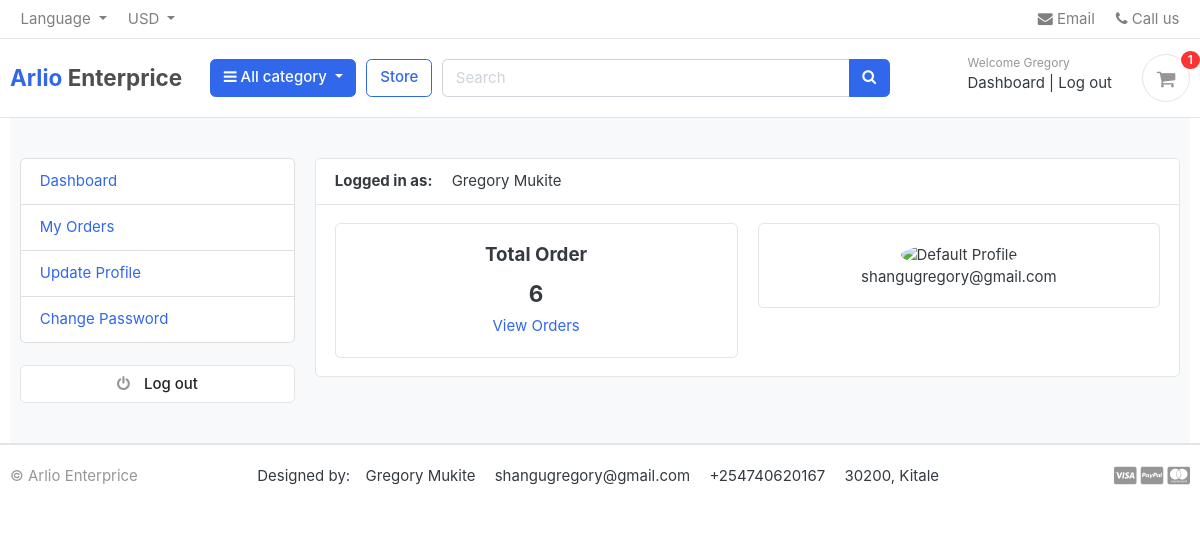
The page /account/dashboard/ (signed in) on the database as committed earlier.
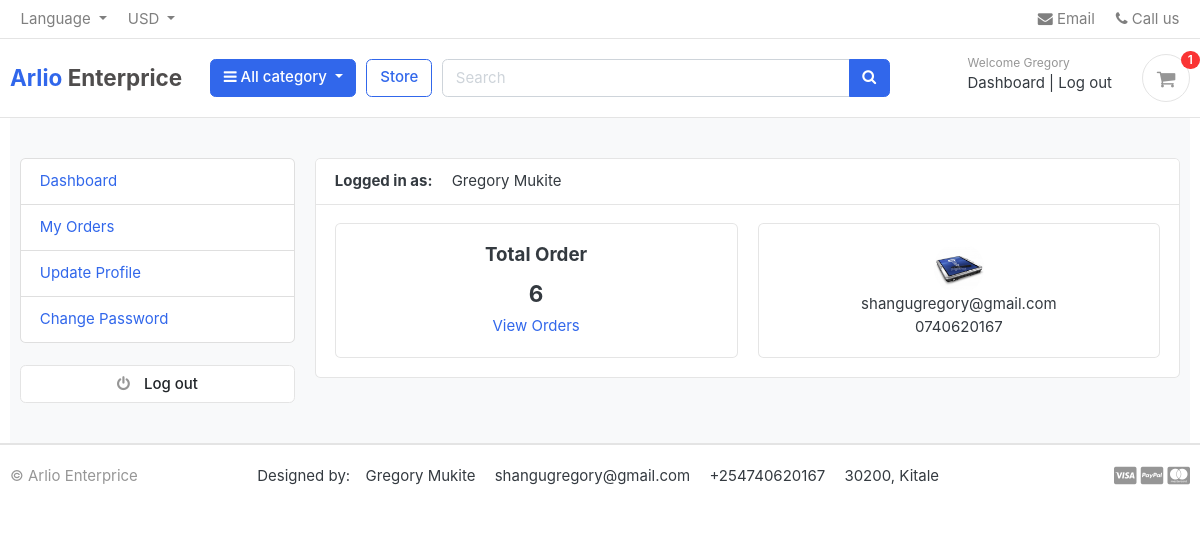
The same page on the database as committed later.
### accounts/models.py (models this page shows, shortened)
class Account(AbstractBaseUser):
    first_name = models.CharField(max_length =  50)
    last_name = models.CharField(max_length =  50)
    username = models.CharField(max_length =  50, unique=True)
    email = models.EmailField(max_length =  250, unique = True)
    phone_number = models.CharField(max_length =  50)
    date_joined = models.DateTimeField(auto_now_add = True, null = True)
    last_login = models.DateTimeField(auto_now=True, null = True)
    is_admin = models.BooleanField(default= False)
    is_staff = models.BooleanField(default= False)
    is_active = models.BooleanField(default= False)
    is_super_admin = models.BooleanField(default= False)
    def full_name(self):
        return f'{self.first_name} {self.last_name}'
    USERNAME_FIELD = "email"
    REQUIRED_FIELDS = ["username", "first_name", "last_name"]
    objects = MyAccountManager()

class UserProfile(models.Model):
    user = models.OneToOneField(Account, on_delete= models.CASCADE)
    address_line1 = models.CharField(blank= True, max_length=100)
    address_line2 = models.CharField(blank=True, max_length=100)
    profile_picture = models.ImageField(blank=True, upload_to='userprofile')
    city = models.CharField(blank=True, max_length=100)
    state = models.CharField(blank=True, max_length=100)
    country = models.CharField(blank=True, max_length=100)

### accounts/views.py (the view)
# urls.py: path('dashboard/', views.Dashboard, name='dashboard'),
@login_required(login_url='login')
def Dashboard(request):
    orders = Order.objects.order_by('-created_at').filter(user_id = request.user.id, is_ordered = True)
    orders_count = orders.count()
    userprofile, created = UserProfile.objects.get_or_create(user_id = request.user.id)
    context = {
        'orders_count':orders_count,
        'userprofile': userprofile
    }
    return render(request, 'accounts/dashboard.html', context)

### carts/context_processor.py (called while the page is built)
def counter(request):
    cart_count = 0
    if 'admin' in request.path:
        return {}
    else:
        try:
            cart = Cart.objects.filter(cart_id = _cart_id(request))
            if request.user.is_authenticated:
                cart_items = CartItem.objects.all().filter(user = request.user)
            else:
                cart_items = CartItem.objects.all().filter(cart = cart[:1])
            for cart_item in cart_items:
                cart_count = cart_count + cart_item.quantity
        except ObjectDoesNotExist:
            cart_item = 0
    return dict(cart_count=cart_count)

### carts/views.py (called while the page is built)
def _cart_id(request):
    cart = request.session.session_key
    if not cart:
        cart = request.session.create()
    return cart

### category/context_processors.py (called while the page is built)
def menu_links(request):
    links = Category.objects.all()
    return dict(links=links)

### category/models.py (called while the page is built)
    def geturl(self):
        return reverse('products_by_category', args =  [self.slug])

### estore/templates/accounts/dashboard.html (shortened to what this page needs)
{% extends 'home/base.html' %}
{% load static%}
{% block content %}
<section class="section-conten padding-y bg">
<div class="container">
	<div class="row">
	{% include 'includes/dashboard_sidebar.html' %}
	<main class="col-md-9">
		<article class="card">
		<header class="card-header">
			<strong class="d-inline-block mr-3">Logged in  as:</strong>
			<span>{{ user.full_name }}</span>
		</header>
		<div class="card-body">
			<div class="row">
				<div class="col-md-6">
					<div class="card" style="text-align:center">
						<div class="card-body">
							<h5 class="card-title"> Total Order</h5>
							<h4> {{orders_count}}</h4>
							<a href="{% url 'my_orders' %}">View Orders</a>
						</div>
					</div>
				</div>
				<div class="col-md-6">
					<div class="card" style="text-align:center">
						<div class="card-body">
							{% if userprofile.profile_picture %}
								<img src="{{ userprofile.profile_picture.url }}" width="50" height="50" style="border-radius: 50%" alt="User Profile">
							{% else %}
								<img src="https://www.w3schools.com/howto/img_avatar.png" width="50" height="50" style="border-radius: 50%" alt="Default Profile">
							{% endif %}
							<p class="mb-0">{{user.email}}</p>
							<p>{{user.phone_number}}</p>
						</div>
					</div>
				</div>
			</div>
		</div>
		</article>
	</main>
</div>
</div>
</section>
{% endblock content %}

### estore/templates/home/base.html (shortened to what the changed rows need)
{% load static %}
<!DOCTYPE HTML>
<html lang="en">
<head>
<link href="{% static 'css/bootstrap.css'%}" rel="stylesheet" type="text/css"/>
<link href="{%static 'fonts/fontawesome/css/all.min.css'%}" type="text/css" rel="stylesheet">
<link href="{%static 'css/ui.css'%}" rel="stylesheet" type="text/css"/>
<link href="{%static 'css/custom.css'%}" rel="stylesheet" type="text/css"/>
<link href="{% static 'css/responsive.css'%}" rel="stylesheet" media="only screen and (max-width: 1200px)" />
<link rel="stylesheet" href="https://cdnjs.cloudflare.com/ajax/libs/font-awesome/4.7.0/css/font-awesome.min.css">
</head>
<body>
    <header class="section-header">
        <section class="header-main border-bottom">
            <div class="container">
        <div class="row align-items-center">
            <div class="col-lg-3 col-sm-6 col-8 order-2 order-lg-3">
                        <div class="d-flex justify-content-end mb-3 mb-lg-0">
                            {% if user.id is None %}
                            <div class="widget-header">
                                <small class="title text-muted">Welcome guest!</small>
                                <div>
                                    <a href="{% url 'login' %}">Sign in</a> <span class="dark-transp"> | </span>
                                    <a href="{% url 'register' %}"> Register</a>
                                </div>
                            </div>
                            {% else %}
                            <div class="widget-header">
                                <small class="title text-muted">Welcome {{user.first_name}}</small>
                                <div>
                                    <a href="{% url 'dashboard' %}">Dashboard</a> <span class="dark-transp"> | </span>
                                    <a href="{% url 'logout' %}"> Log out</a>
                                </div>
                            </div>
                            {%endif%}
                        </div>
                    </div>
        </div>
            </div>
        </section>
        </header>
        <div class="container">
            {%block content%}
            {% endblock content %}
        </div>
</body>
</html>

Rows that differ between the two databases and show on the page:
changed Account "Gregory Mukite": phone_number (not shown) → "0740620167"
now on this page (row edited): UserProfile: profile_picture (picture)
